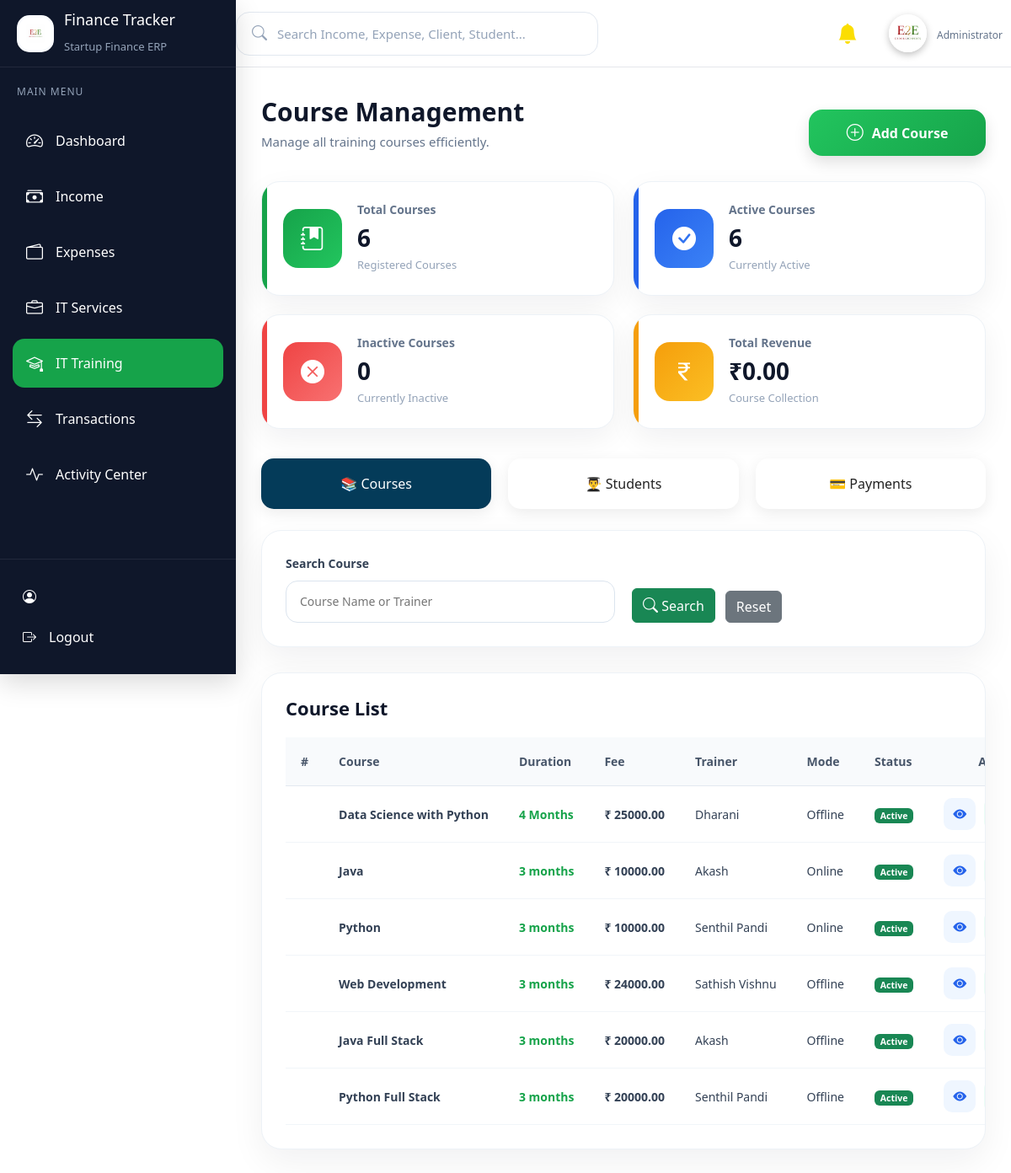
The page /training/courses/ on the database its author committed.
### training/models.py (models this page shows, shortened)
class Course(models.Model):
    MODE_CHOICES = (
        ("Online", "Online"),
        ("Offline", "Offline"),
        ("Hybrid", "Hybrid"),
    )
    STATUS_CHOICES = (
        ("Active", "Active"),
        ("Inactive", "Inactive"),
    )
    course_name = models.CharField(
        max_length=200
    )
    duration = models.CharField(
        max_length=100
    )
    course_fee = models.DecimalField(
        max_digits=10,
        decimal_places=2
    )
    trainer_name = models.CharField(
        max_length=150
    )
    training_mode = models.CharField(
        max_length=20,
        choices=MODE_CHOICES,
        default="Offline"
    )
    status = models.CharField(
        max_length=20,
        choices=STATUS_CHOICES,
        default="Active"
    )
    description = models.TextField(
        blank=True,
        null=True
    )
    created_at = models.DateTimeField(
        auto_now_add=True
    )
    updated_at = models.DateTimeField(
        auto_now=True
    )
    class Meta:
        ordering = ["-id"]

### training/views.py (the view)
def course_list(request):
    courses = Course.objects.all()
    context = {
        "courses": courses,
        "total_courses": courses.count(),
        "active_courses": courses.filter(status="Active").count(),
        "inactive_courses": courses.filter(status="Inactive").count(),
        "active_page": "courses",
    }
    return render(
        request,
        "training/course_list.html",
        context
    )

### activity/context_processors.py (called while the page is built)
def notification_context(request):
    unread_notifications = Notification.objects.filter(
        is_read=False
    ).count()
    recent_notifications = Notification.objects.filter(
        is_read=False
    ).order_by("-created_at")[:5]
    return {
        "unread_notifications": unread_notifications,
        "recent_notifications": recent_notifications,
    }

### templates/training/course_list.html (shortened to what this page needs)
{% extends 'base.html' %}
{% block content %}
<div class="page-header">
    <div>
        <h2>Course Management</h2>
        <p>Manage all training courses efficiently.</p>
    </div>
    <div class="page-actions">
        <a href="{% url 'add_course' %}" class="btn btn-success">
            <i class="bi bi-plus-circle"></i>
            Add Course
        </a>
    </div>
</div>
<div class="dashboard-cards">
    <div class="dashboard-card revenue">
        <div class="card-icon">
            <i class="bi bi-journal-bookmark-fill"></i>
        </div>
        <div class="card-content">
            <h5>Total Courses</h5>
            <h2>{{ total_courses }}</h2>
            <p>Registered Courses</p>
        </div>
    </div>
    <div class="dashboard-card profit">
        <div class="card-icon">
            <i class="bi bi-check-circle-fill"></i>
        </div>
        <div class="card-content">
            <h5>Active Courses</h5>
            <h2>{{ active_courses }}</h2>
            <p>Currently Active</p>
        </div>
    </div>
    <div class="dashboard-card expense">
        <div class="card-icon">
            <i class="bi bi-x-circle-fill"></i>
        </div>
        <div class="card-content">
            <h5>Inactive Courses</h5>
            <h2>{{ inactive_courses }}</h2>
            <p>Currently Inactive</p>
        </div>
    </div>
    <div class="dashboard-card target">
        <div class="card-icon">
            <i class="bi bi-currency-rupee"></i>
        </div>
        <div class="card-content">
            <h5>Total Revenue</h5>
            <h2>₹{{ total_revenue|default:"0.00" }}</h2>
            <p>Course Collection</p>
        </div>
    </div>
</div>
<div class="service-nav">
    <a href="{% url 'course_list' %}"
       class="service-link {% if active_page == 'courses' %}active{% endif %}">
        📚 Courses
    </a>
    <a href="{% url 'student_list' %}"
       class="service-link {% if active_page == 'students' %}active{% endif %}">
        👨‍🎓 Students
    </a>
    <a href="{% url 'payment_list' %}"
       class="service-link {% if active_page == 'payments' %}active{% endif %}">
        💳 Payments
    </a>
</div>
<div class="filter-card">
    <form method="GET">
        <div class="filter-grid">
            <div class="filter-group">
                <label>Search Course</label>
                <input
    type="text"
    name="search"
    value="{{ search }}"
    placeholder="Course Name or Trainer"
    maxlength="100"
    autocomplete="off">
            </div>
            <div class="filter-buttons">
                <button class="btn btn-success">
                    <i class="bi bi-search"></i>
                    Search
                </button>
                <a href="{% url 'course_list' %}"
                   class="btn btn-secondary">
                    Reset
                </a>
            </div>
        </div>
    </form>
</div>
<div class="dashboard-table">
    <div class="box-header">
        <h3>Course List</h3>
    </div>
    <table>
        <thead>
            <tr>
                <th>#</th>
                <th>Course</th>
                <th>Duration</th>
                <th>Fee</th>
                <th>Trainer</th>
                <th>Mode</th>
                <th>Status</th>
                <th>Actions</th>
            </tr>
        </thead>
        <tbody>
            {% for course in courses %}
            <tr>
                <td>{{ page_obj.start_index|add:forloop.counter0 }}</td>
                <td>
                    <strong>{{ course.course_name }}</strong>
                </td>
                <td>{{ course.duration }}</td>
                <td>₹ {{ course.course_fee|floatformat:2 }}</td>
                <td>{{ course.trainer_name }}</td>
                <td>{{ course.training_mode }}</td>
                <td>
                    {% if course.status == "Active" %}
                    <span class="badge bg-success">
                        Active
                    </span>
                    {% else %}
                    <span class="badge bg-danger">
                        Inactive
                    </span>
                    {% endif %}
                </td>
                <td>
    <div class="action-buttons justify-content-center">
        <a href="{% url 'view_course' course.id %}"
           class="view-btn"
           title="View">
            <i class="bi bi-eye-fill"></i>
        </a>
    </div>
</td>
            </tr>
            {% endfor %}
        </tbody>
    </table>
</div>
{% endblock %}

### static/css/style.css (style rules this page uses)
* { margin:0; padding:0; box-sizing:border-box; font-family:"Segoe UI",sans-serif; }
body { background:var(--bg); color:var(--text); font-family:"Inter",sans-serif; font-size:14px; line-height:1.6; }

### static/css/dashboard.css (style rules this page uses)
.dashboard-cards { display:grid; grid-template-columns:repeat(4,1fr); gap:22px; margin-bottom:30px; }
.dashboard-card { background:#fff; border-radius:18px; padding:24px; display:flex; align-items:center; gap:18px; box-shadow:0 10px 30px rgba(15,23,42,.08); transition:.35s; border:1px solid #edf2f7; position:relative; overflow:hidden; }
.dashboard-card::before { content:""; position:absolute; left:0; top:0; width:5px; height:100%; }
.card-icon { width:68px; height:68px; border-radius:16px; display:flex; justify-content:center; align-items:center; font-size:28px; color:#fff; }
.box-header { display:flex; justify-content:space-between; align-items:center; margin-bottom:22px; }
.box-header h3 { font-size:18px; font-weight:600; color:#0f172a; display:flex; align-items:center; gap:10px; }
.dashboard-table th, .dashboard-table td { padding:10px 12px; font-size:13px; }
@media (max-width:1400px) { .dashboard-cards { grid-template-columns:repeat(3,1fr); } }

### static/css/service.css (style rules this page uses)
.service-nav { display:flex; gap:20px; flex-wrap:wrap; margin:25px 0; }
.service-link { flex:1; min-width:180px; background:#fff; border-radius:15px; padding:18px; text-align:center; text-decoration:none; color:#222; box-shadow:0 5px 18px rgba(0,0,0,.08); transition:.3s; }
.service-link.active { background:#043b59; color:#fff; }
.page-actions { display:flex; gap:18px; flex-wrap:wrap; align-items:center; margin-top:20px; }
.page-actions .btn { min-width:210px; height:55px; border:none; border-radius:16px; display:flex; align-items:center; justify-content:center; gap:10px; font-size:16px; font-weight:600; color:#fff; transition:all .3s ease; box-shadow:0 8px 18px rgba(0,0,0,.12); }
.page-actions .btn i { font-size:20px; }
.page-actions .btn-success { background:linear-gradient(135deg,#22c55e,#16a34a); }

### static/css/variables.css (style rules this page uses)
:root { --primary:#16A34A; --primary-dark:#15803D; --primary-light:#DCFCE7; --success:#22C55E; --danger:#EF4444; --warning:#F59E0B; --info:#3B82F6; --purple:#7C3AED; --teal:#14B8A6; --pink:#EC4899; --sidebar:#0F172A; --sidebar-hover:#1E293B; --sidebar-active:#16A34A; --bg:#F4F7FE; --card:#FFFFFF; --card-hover:#F8FAFC; --heading:#0F172A; --text:#334155; --text-light:#64748B; --border:#E2E8F0; --shadow-sm:0 4px 12px rgba(15,23,42,.05); --shadow:0 12px 30px rgba(15,23,42,.08); --shadow-lg:0 18px 45px rgba(15,23,42,.12); --radius-sm:12px; --radius:18px; --radius-lg:24px; --transition:.3s ease; }

### rows shown on the page
Course: course_name "Data Science with Python", duration "4 Months", course_fee "25000.00", trainer_name "Dharani", training_mode "Offline", status "Active"
Course: course_name "Java", duration "3 months", course_fee "10000.00", trainer_name "Akash", training_mode "Online", status "Active"
Course: course_name "Python", duration "3 months", course_fee "10000.00", trainer_name "Senthil Pandi", training_mode "Online", status "Active"
Course: course_name "Web Development", duration "3 months", course_fee "24000.00", trainer_name "Sathish Vishnu", training_mode "Offline", status "Active"
Course: course_name "Java Full Stack", duration "3 months", course_fee "20000.00", trainer_name "Akash", training_mode "Offline", status "Active"
Course: course_name "Python Full Stack", duration "3 months", course_fee "20000.00", trainer_name "Senthil Pandi", training_mode "Offline", status "Active"

### other values the page prints
{{ total_courses }} "6"
{{ active_courses }} "6"
{{ inactive_courses }} "0"
{{ total_revenue|default:"0.00" }} "0.00"
